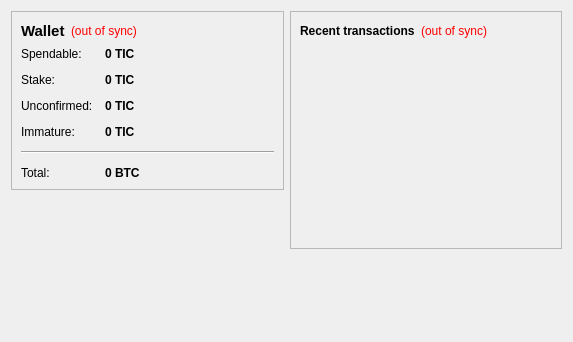
<?xml version="1.0" encoding="UTF-8"?>
<ui version="4.0">
 <class>OverviewPage</class>
 <widget class="QWidget" name="OverviewPage">
  <property name="geometry">
   <rect>
    <x>0</x>
    <y>0</y>
    <width>573</width>
    <height>342</height>
   </rect>
  </property>
  <property name="windowTitle">
   <string>Form</string>
  </property>
  <layout class="QHBoxLayout" name="horizontalLayout" stretch="1,1">
   <item>
    <layout class="QVBoxLayout" name="verticalLayout_2">
     <item>
      <widget class="QFrame" name="frame">
       <property name="frameShape">
        <enum>QFrame::StyledPanel</enum>
       </property>
       <property name="frameShadow">
        <enum>QFrame::Raised</enum>
       </property>
       <layout class="QVBoxLayout" name="verticalLayout_4">
        <item>
         <layout class="QHBoxLayout" name="horizontalLayout_4">
          <item>
           <widget class="QLabel" name="label_5">
            <property name="font">
             <font>
              <pointsize>11</pointsize>
              <weight>75</weight>
              <bold>true</bold>
             </font>
            </property>
            <property name="text">
             <string>Wallet</string>
            </property>
           </widget>
          </item>
          <item>
           <widget class="QLabel" name="labelWalletStatus">
            <property name="toolTip">
             <string>The displayed information may be out of date. Your wallet automatically synchronizes with the Trueinvestmentcoin network after a connection is established, but this process has not completed yet.</string>
            </property>
            <property name="styleSheet">
             <string notr="true">QLabel { color: red; }</string>
            </property>
            <property name="text">
             <string notr="true">(out of sync)</string>
            </property>
            <property name="alignment">
             <set>Qt::AlignLeading|Qt::AlignLeft|Qt::AlignVCenter</set>
            </property>
           </widget>
          </item>
          <item>
           <spacer name="horizontalSpacer_2">
            <property name="orientation">
             <enum>Qt::Horizontal</enum>
            </property>
            <property name="sizeHint" stdset="0">
             <size>
              <width>40</width>
              <height>20</height>
             </size>
            </property>
           </spacer>
          </item>
         </layout>
        </item>
        <item>
         <layout class="QFormLayout" name="formLayout_2">
          <property name="fieldGrowthPolicy">
           <enum>QFormLayout::AllNonFixedFieldsGrow</enum>
          </property>
          <property name="horizontalSpacing">
           <number>12</number>
          </property>
          <property name="verticalSpacing">
           <number>12</number>
          </property>
          <item row="0" column="0">
           <widget class="QLabel" name="label">
            <property name="text">
             <string>Spendable:</string>
            </property>
           </widget>
          </item>
          <item row="0" column="1">
           <widget class="QLabel" name="labelBalance">
            <property name="font">
             <font>
              <weight>75</weight>
              <bold>true</bold>
             </font>
            </property>
            <property name="cursor">
             <cursorShape>IBeamCursor</cursorShape>
            </property>
            <property name="toolTip">
             <string>Your current spendable balance</string>
            </property>
            <property name="text">
             <string notr="true">0 TIC</string>
            </property>
            <property name="textInteractionFlags">
             <set>Qt::LinksAccessibleByMouse|Qt::TextSelectableByKeyboard|Qt::TextSelectableByMouse</set>
            </property>
           </widget>
          </item>
          <item row="1" column="0">
           <widget class="QLabel" name="label_6">
            <property name="text">
             <string>Stake:</string>
            </property>
           </widget>
          </item>
          <item row="1" column="1">
           <widget class="QLabel" name="labelStake">
            <property name="font">
             <font>
              <weight>75</weight>
              <bold>true</bold>
             </font>
            </property>
            <property name="cursor">
             <cursorShape>IBeamCursor</cursorShape>
            </property>
            <property name="toolTip">
             <string>Total of coins that was staked, and do not yet count toward the current balance</string>
            </property>
            <property name="text">
             <string notr="true">0 TIC</string>
            </property>
            <property name="textInteractionFlags">
             <set>Qt::LinksAccessibleByMouse|Qt::TextSelectableByKeyboard|Qt::TextSelectableByMouse</set>
            </property>
           </widget>
          </item>
          <item row="2" column="0">
           <widget class="QLabel" name="label_3">
            <property name="text">
             <string>Unconfirmed:</string>
            </property>
           </widget>
          </item>
          <item row="2" column="1">
           <widget class="QLabel" name="labelUnconfirmed">
            <property name="font">
             <font>
              <weight>75</weight>
              <bold>true</bold>
             </font>
            </property>
            <property name="cursor">
             <cursorShape>IBeamCursor</cursorShape>
            </property>
            <property name="toolTip">
             <string>Total of transactions that have yet to be confirmed, and do not yet count toward the current balance</string>
            </property>
            <property name="text">
             <string notr="true">0 TIC</string>
            </property>
            <property name="textInteractionFlags">
             <set>Qt::LinksAccessibleByMouse|Qt::TextSelectableByKeyboard|Qt::TextSelectableByMouse</set>
            </property>
           </widget>
          </item>
          <item row="3" column="0">
           <widget class="QLabel" name="labelImmatureText">
            <property name="text">
             <string>Immature:</string>
            </property>
           </widget>
          </item>
          <item row="3" column="1">
           <widget class="QLabel" name="labelImmature">
            <property name="font">
             <font>
              <weight>75</weight>
              <bold>true</bold>
             </font>
            </property>
            <property name="toolTip">
             <string>Mined balance that has not yet matured</string>
            </property>
            <property name="text">
             <string notr="true">0 TIC</string>
            </property>
            <property name="textInteractionFlags">
             <set>Qt::LinksAccessibleByMouse|Qt::TextSelectableByKeyboard|Qt::TextSelectableByMouse</set>
            </property>
           </widget>
          </item>
          <item row="4" column="0" colspan="2">
           <widget class="Line" name="line">
            <property name="orientation">
             <enum>Qt::Horizontal</enum>
            </property>
           </widget>
          </item>
          <item row="5" column="0">
           <widget class="QLabel" name="labelTotalText">
            <property name="text">
             <string>Total:</string>
            </property>
           </widget>
          </item>
          <item row="5" column="1">
           <widget class="QLabel" name="labelTotal">
            <property name="font">
             <font>
              <weight>75</weight>
              <bold>true</bold>
             </font>
            </property>
            <property name="cursor">
             <cursorShape>IBeamCursor</cursorShape>
            </property>
            <property name="toolTip">
             <string>Your current total balance</string>
            </property>
            <property name="text">
             <string notr="true">0 BTC</string>
            </property>
            <property name="textInteractionFlags">
             <set>Qt::LinksAccessibleByMouse|Qt::TextSelectableByKeyboard|Qt::TextSelectableByMouse</set>
            </property>
           </widget>
          </item>
         </layout>
        </item>
       </layout>
      </widget>
     </item>
     <item>
      <spacer name="verticalSpacer">
       <property name="orientation">
        <enum>Qt::Vertical</enum>
       </property>
       <property name="sizeHint" stdset="0">
        <size>
         <width>20</width>
         <height>40</height>
        </size>
       </property>
      </spacer>
     </item>
    </layout>
   </item>
   <item>
    <layout class="QVBoxLayout" name="verticalLayout_3">
     <item>
      <widget class="QFrame" name="frame_2">
       <property name="frameShape">
        <enum>QFrame::StyledPanel</enum>
       </property>
       <property name="frameShadow">
        <enum>QFrame::Raised</enum>
       </property>
       <layout class="QVBoxLayout" name="verticalLayout">
        <item>
         <layout class="QHBoxLayout" name="horizontalLayout_2">
          <item>
           <widget class="QLabel" name="label_4">
            <property name="text">
             <string>&lt;b&gt;Recent transactions&lt;/b&gt;</string>
            </property>
           </widget>
          </item>
          <item>
           <widget class="QLabel" name="labelTransactionsStatus">
            <property name="toolTip">
             <string>The displayed information may be out of date. Your wallet automatically synchronizes with the Trueinvestmentcoin network after a connection is established, but this process has not completed yet.</string>
            </property>
            <property name="styleSheet">
             <string notr="true">QLabel { color: red; }</string>
            </property>
            <property name="text">
             <string notr="true">(out of sync)</string>
            </property>
            <property name="alignment">
             <set>Qt::AlignRight|Qt::AlignTrailing|Qt::AlignVCenter</set>
            </property>
           </widget>
          </item>
          <item>
           <spacer name="horizontalSpacer">
            <property name="orientation">
             <enum>Qt::Horizontal</enum>
            </property>
            <property name="sizeHint" stdset="0">
             <size>
              <width>40</width>
              <height>20</height>
             </size>
            </property>
           </spacer>
          </item>
         </layout>
        </item>
        <item>
         <widget class="QListView" name="listTransactions">
          <property name="styleSheet">
           <string notr="true">QListView { background: transparent; }</string>
          </property>
          <property name="frameShape">
           <enum>QFrame::NoFrame</enum>
          </property>
          <property name="verticalScrollBarPolicy">
           <enum>Qt::ScrollBarAlwaysOff</enum>
          </property>
          <property name="horizontalScrollBarPolicy">
           <enum>Qt::ScrollBarAlwaysOff</enum>
          </property>
          <property name="selectionMode">
           <enum>QAbstractItemView::NoSelection</enum>
          </property>
         </widget>
        </item>
       </layout>
      </widget>
     </item>
     <item>
      <spacer name="verticalSpacer_2">
       <property name="orientation">
        <enum>Qt::Vertical</enum>
       </property>
       <property name="sizeHint" stdset="0">
        <size>
         <width>20</width>
         <height>40</height>
        </size>
       </property>
      </spacer>
     </item>
    </layout>
   </item>
  </layout>
 </widget>
 <resources/>
 <connections/>
</ui>
